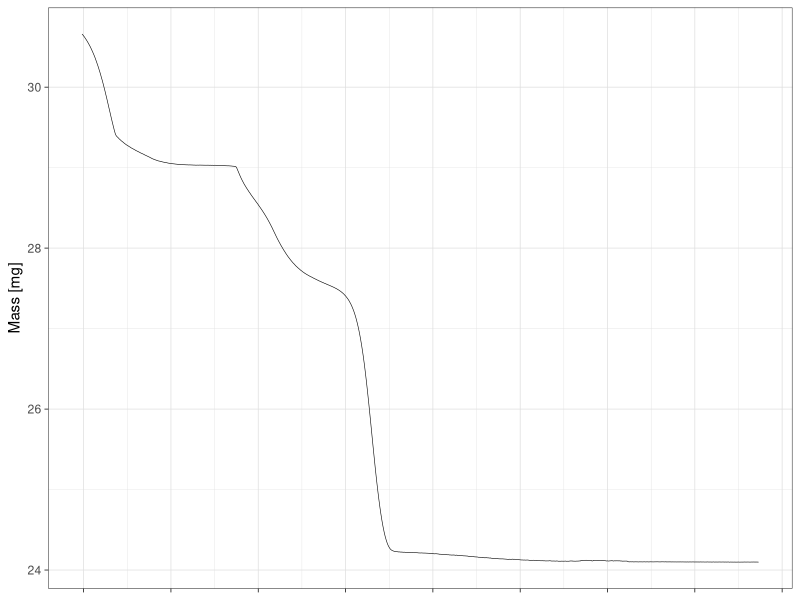
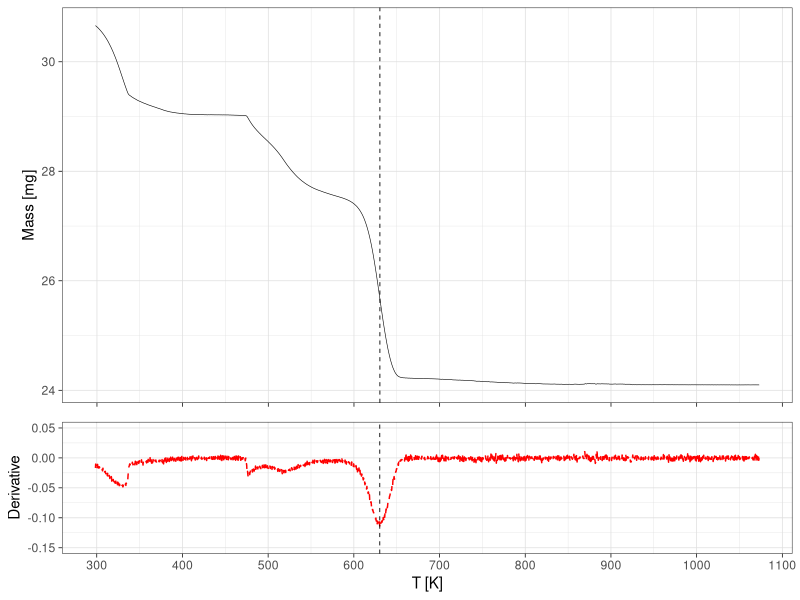

Write R code to recreate these figures, in order.
## ---- chunk 1
library(readxl)
library(tidyr)
library(dplyr)
library(magrittr)
library(ggplot2)
library(patchwork)
library(cowplot)
library(egg)
# setwd("/home/marc/Documents/Elcin_folder/Data")
df2 <- read.table("Data/ATG.txt",
                  header = FALSE,
                  skip = 12,
                  nrows = 3701, #The values which temperature starts to decrease are eliminated.
                  col.names = c("Index", "t", "Ts", "Tr", "Value")
                  )
df2 <- tibble(df2)
df2
## ---- chunk 2
#Kelvin column is added into the dataframe df2.
df2 <- mutate(df2, Kelvin = Tr + 273)
colnames(df2)[5] <- "Mass" 

#df3 is a copy of df2 to not change the raw dataframe.
df3 <- df2
df3 <- df3[which(df3$Kelvin>298), ]

P1 <- df3 %>% 
  ggplot(aes(x=Kelvin, y=Mass)) + 
        geom_line(linetype="solid",size=0.2) + 
        labs(x="T [K]", y="Mass [mg]") +
        theme_light() +
        theme(axis.title.x=element_blank(),
        axis.text.x=element_blank()) +
        theme(axis.ticks = element_line(colour = "black"),
              panel.border = element_rect(colour = "black", fill=NA, size=0.3)) +
        scale_x_continuous(breaks = seq(300, 1100,100))
        
P1
## ---- chunk 3
getderivative <- function(x,y){
  a <- diff(y)/diff(x)
  a
}
## ---- chunk 4
Deriv <- getderivative(df3[["Kelvin"]], df3[["Mass"]])
Deriv <- tibble(Deriv)
#df4 <- df3
#1 row is removed to get the same lenght as derivative.
df3 <- df3[-1,]
df3 <- mutate(df3, Deriv)
#To get the minimum value for derivative corresponding Kelvin.
peakderiv <- df3[which.min(df3$Deriv),]


P2 <- df3 %>% 
    ggplot(aes(x=Kelvin, y=Deriv)) + 
        geom_line(linetype="dashed",color="red", size=0.5) + 
        labs(x="T [K]", y="Derivative") +
        theme_light() +
        ylim(-0.15, 0.05) +
        theme(axis.ticks = element_line(colour = "black"),
              panel.border = element_rect(colour = "black", fill=NA, size=0.3)) +
        scale_x_continuous(breaks = seq(300, 1100,100)) +
        geom_vline(xintercept = peakderiv$Kelvin, linetype="dashed", size=.3)

P3 <- P1 + geom_vline(xintercept = peakderiv$Kelvin, linetype="dashed", size=.3)


#2 different ways to plot the graphs together.             
#cowplot::plot_grid(P3, P2, align = "v", ncol = 1, rel_heights = c(0.75, 0.25))
egg::ggarrange(P3, P2, heights = c(0.75, 0.25))
